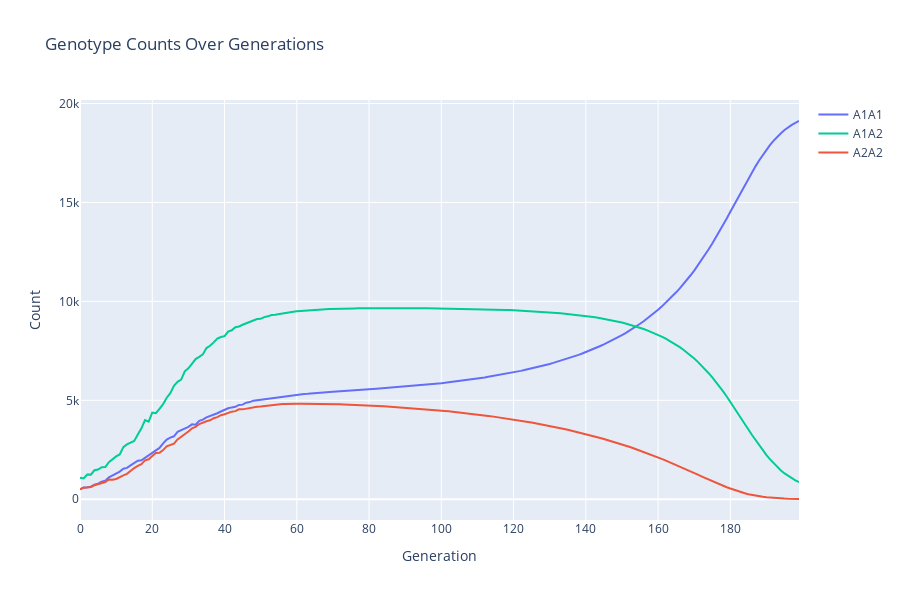
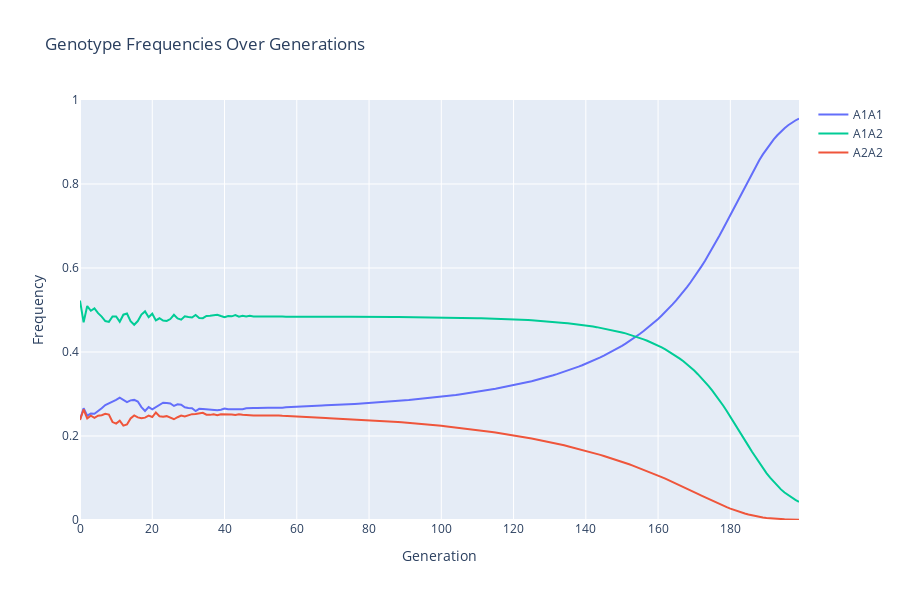
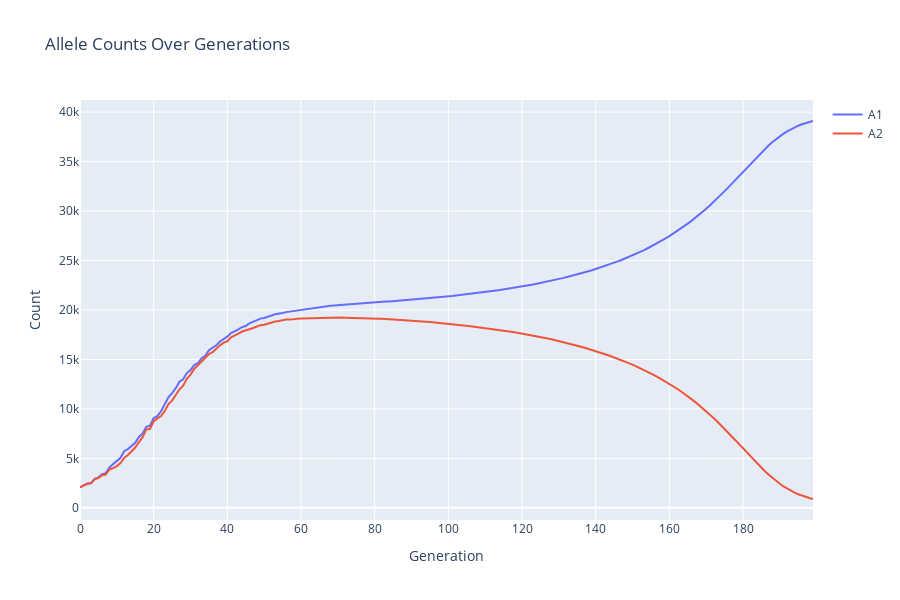
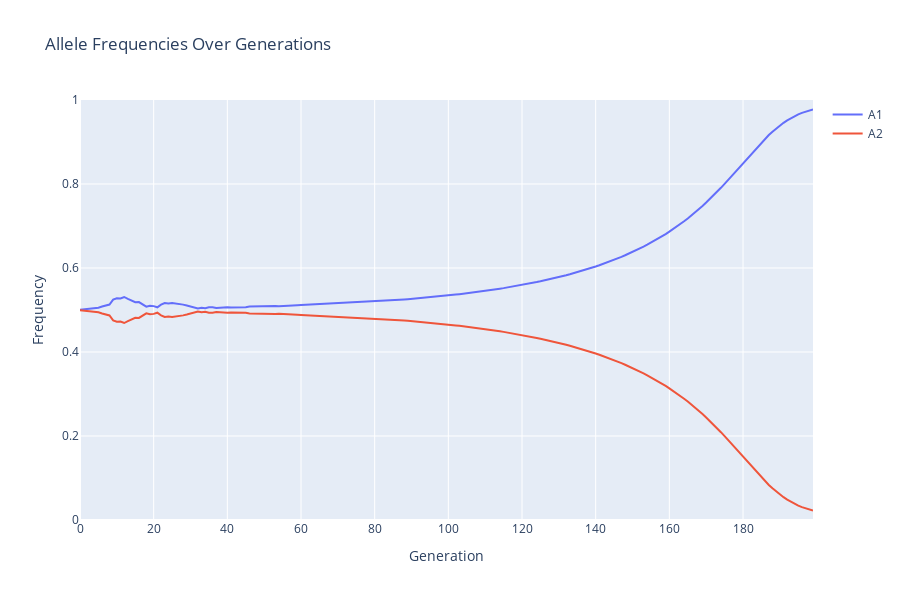

Here is the notebook cell these charts were saved with, in order:
### Code cell
# Example 2
# A simple simulation with two alleles, no selection, but with assortative mating (positive covariance)

pg = PopGen()
pg.genotype_data = {
    (('A1', 'A1'),) : {'Nm': 250, 'Nf': 250, 'fitness': 1.0, 'covariance': 0.1},
    (('A1', 'A2'),) : {'Nm': 500, 'Nf': 500, 'fitness': 1.0, 'covariance': 0.1},
    (('A2', 'A2'),) : {'Nm': 250, 'Nf': 250, 'fitness': 1.0, 'covariance': 0.1},
}
pg.growth_rate = 0.1
pg.carrying_capacity = 20000
pg.max_drift=0.1
pg.mutation_rate=0.01

pg.run(200)
pg.plot_genotype_counts()
pg.plot_genotype_frequencies()
pg.plot_allele_counts()
pg.plot_allele_frequencies()
pg.plot_population_sizes()
pg.plot_effective_population_sizes()
pg.plot_average_fitness()

### Figure 1 — Plotly figure (JSON) as saved in the notebook; plotly's stock layout.template omitted (floating-point values rounded to 4 significant figures; data arrays with more than 128 entries replaced by an {"elided": "..."} marker saying what was removed)
{"data": [{"hoverinfo": "text", "line": {"color": "#636EFA"}, "mode": "lines", "name": "A1A1", "text": {"elided": "200 str values"}, "type": "scatter", "x": {"elided": "200 int values"}, "y": {"elided": "200 int values"}}, {"hoverinfo": "text", "line": {"color": "#00CC96"}, "mode": "lines", "name": "A1A2", "text": {"elided": "200 str values"}, "type": "scatter", "x": {"elided": "200 int values"}, "y": {"elided": "200 int values"}}, {"hoverinfo": "text", "line": {"color": "#EF553B"}, "mode": "lines", "name": "A2A2", "text": {"elided": "200 str values"}, "type": "scatter", "x": {"elided": "200 int values"}, "y": {"elided": "200 int values"}}], "layout": {"height": 600, "hovermode": "closest", "title": {"text": "Genotype Counts Over Generations"}, "xaxis": {"title": {"text": "Generation"}}, "yaxis": {"title": {"text": "Count"}}}}

### Figure 2 — Plotly figure (JSON) as saved in the notebook; plotly's stock layout.template omitted (floating-point values rounded to 4 significant figures; data arrays with more than 128 entries replaced by an {"elided": "..."} marker saying what was removed)
{"data": [{"hoverinfo": "text", "line": {"color": "#636EFA"}, "mode": "lines", "name": "A1A1", "text": {"elided": "200 str values"}, "type": "scatter", "x": {"elided": "200 int values"}, "y": {"elided": "200 float values"}}, {"hoverinfo": "text", "line": {"color": "#00CC96"}, "mode": "lines", "name": "A1A2", "text": {"elided": "200 str values"}, "type": "scatter", "x": {"elided": "200 int values"}, "y": {"elided": "200 float values"}}, {"hoverinfo": "text", "line": {"color": "#EF553B"}, "mode": "lines", "name": "A2A2", "text": {"elided": "200 str values"}, "type": "scatter", "x": {"elided": "200 int values"}, "y": {"elided": "200 float values"}}], "layout": {"height": 600, "hovermode": "closest", "title": {"text": "Genotype Frequencies Over Generations"}, "xaxis": {"title": {"text": "Generation"}}, "yaxis": {"range": [0, 1], "title": {"text": "Frequency"}}}}

### Figure 3 — Plotly figure (JSON) as saved in the notebook; plotly's stock layout.template omitted (floating-point values rounded to 4 significant figures; data arrays with more than 128 entries replaced by an {"elided": "..."} marker saying what was removed)
{"data": [{"hoverinfo": "text", "line": {"color": "#636EFA"}, "mode": "lines", "name": "A1", "text": {"elided": "200 str values"}, "type": "scatter", "x": {"elided": "200 int values"}, "y": {"elided": "200 int values"}}, {"hoverinfo": "text", "line": {"color": "#EF553B"}, "mode": "lines", "name": "A2", "text": {"elided": "200 str values"}, "type": "scatter", "x": {"elided": "200 int values"}, "y": {"elided": "200 int values"}}], "layout": {"height": 600, "hovermode": "closest", "title": {"text": "Allele Counts Over Generations"}, "xaxis": {"title": {"text": "Generation"}}, "yaxis": {"title": {"text": "Count"}}}}

### Figure 4 — Plotly figure (JSON) as saved in the notebook; plotly's stock layout.template omitted (floating-point values rounded to 4 significant figures; data arrays with more than 128 entries replaced by an {"elided": "..."} marker saying what was removed)
{"data": [{"hoverinfo": "text", "line": {"color": "#636EFA"}, "mode": "lines", "name": "A1", "text": {"elided": "200 str values"}, "type": "scatter", "x": {"elided": "200 int values"}, "y": {"elided": "200 float values"}}, {"hoverinfo": "text", "line": {"color": "#EF553B"}, "mode": "lines", "name": "A2", "text": {"elided": "200 str values"}, "type": "scatter", "x": {"elided": "200 int values"}, "y": {"elided": "200 float values"}}], "layout": {"height": 600, "hovermode": "closest", "title": {"text": "Allele Frequencies Over Generations"}, "xaxis": {"title": {"text": "Generation"}}, "yaxis": {"range": [0, 1], "title": {"text": "Frequency"}}}}
